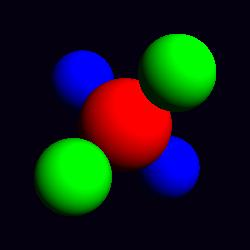

The Python source for this figure:
# CENG 415 Applications of Computer Graphics
# Assignment 2, Perspective Camera

import json
import numpy as np
import math
from PIL import Image

T_MAX = 999.0

class Object3D:
    def __init__(self, color):
        self.color = color

    def intersect(ray, hit=0, tmin=0):
        pass


class Sphere(Object3D):

    def __init__(self, data, ind):
        self.radiusSphere = data['group'][ind]['sphere']['radius']
        self.centerSphere = data['group'][ind]['sphere']['center']
        self.color = np.array(data['group'][ind]['sphere']['color'])

    def intersect(self, ray, hit, tmin=0.01):
        oc = ray.origin - self.centerSphere
        a = np.dot(ray.direction, ray.direction)
        b = 2 * np.dot(oc, ray.direction)
        c = np.dot(oc, oc) - pow(self.radiusSphere, 2)
        d = (b * b - 4 * a * c)
        if d < 0:
            return -1
        else:
            d = math.sqrt(d)
            t1 = (-b + d) / (2 * a)
            t2 = (-b - d) / (2 * a)
            if tmin < t1 <= t2:
                t = t1
            else:
                t = t2
            if t < hit.t:
                hit.t = t
                hit.color = self.color
                vector = ray.origin + t * ray.direction - self.centerSphere
                hit.normal = normVector(vector)

class Group(Object3D):

    def __init__(self):
        self.objects = []

    def addSphere(self, sphere):
        self.objects.append(sphere)

    def intersect(self, ray, hit, tmin=0):
        for s in self.objects:
            s.intersect(ray, hit)

class Camera:
    def generateRay(x, y):
        pass


# Orthographic camera
class OrthographicCamera(Camera):

    def __init__(self, data):
        self.center = np.array(data['orthocamera']['center'])
        self.dir = np.array(data['orthocamera']['direction'])
        self.up = np.array(data['orthocamera']['up'])
        self.size = data['orthocamera']['size']

    def generateRay(self, x, y):
        horizontal = np.cross(self.dir * -1, self.up)
        return self.center + (x - 0.5) * self.size * horizontal + (y - 0.5) * self.size * self.up


# Perspective Camera
class PerspectiveCamera(Camera):
    def __init__(self, data):
        self.center = np.array(data["perspectivecamera"]['center'])
        self.dir = np.array(data["perspectivecamera"]['direction'])
        self.up = np.array(data["perspectivecamera"]['up'])
        self.angle = data["perspectivecamera"]['angle']

    def generateRay(self, x, y):
        distance_fromcam = 1;
        horizontal = np.cross(self.dir, self.up)
        radian_angle = self.angle * math.pi / 180
        leftbottom = self.center + self.dir * distance_fromcam - math.tan(radian_angle / 2) * self.up - math.tan(
            radian_angle / 2) * horizontal
        size = 2 * distance_fromcam * math.tan(radian_angle / 2)
        direction = leftbottom + x * size * horizontal + y * size * self.up - self.center
        return self.center, normVector(direction)

class Ray:
    def __init__(self, origin, direction):
        self.origin = origin
        self.direction = direction


class Hit:
    def __init__(self, t=T_MAX, color=(0, 0, 0), normal=0):
        self.t = t
        self.color = color
        self.normal = normal

# normalization
def findNormalize(x, y, size):
    return (x + 0.5) / size[0], (y + 0.5) / size[1]


def normVector(v):
    return v / np.linalg.norm(v)


def makeGroup(group, data):
    for i in range(5):
        group.addSphere(Sphere(data, i))


if __name__ == '__main__':
    # read the json file
    with open('scene3_perspective.json') as f:
        data = json.load(f)

    # variables
    SIZE = (250, 250)
    back_color = np.array(data['background']['color'])
    ambient = np.array(data['background']['ambient'])
    light_dir = np.array(data['light']['direction']) * -1
    light_color = tuple(np.array(data['light']['color']))

    # objects
    pcam = PerspectiveCamera(data)
    group = Group()

    im = Image.new('RGB', SIZE, tuple(np.array(back_color).dot(255).astype(int)))
    makeGroup(group, data)
    # pixels
    pixel = im.load()

    # ray tracing for every pixel
    for i in range(SIZE[0]):
        for j in range(SIZE[1]):
            h = Hit()
            x, y = findNormalize(i, j, SIZE)
            ro, rd = pcam.generateRay(x, y)
            ray = Ray(ro, rd)
            group.intersect(ray, h)

            # make control the t whether there is a hit.
            if h.t < T_MAX:
                pixel_color = np.array(ambient * h.color + max(np.dot(light_dir, h.normal), 0) * h.color * light_color)
                pixel[i, SIZE[0] - j - 1] = tuple(np.array(pixel_color * 255).astype(int))
            else:
                pixel[i, SIZE[0] - j - 1] = tuple(np.array(ambient * back_color).dot(255).astype(int))
    im.save("scene3_perspective.jpg")
